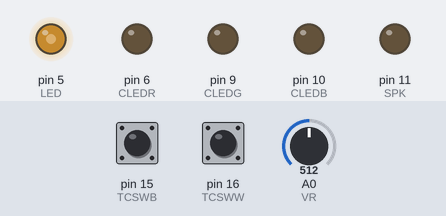
Simulated run of this sketch. Board: Arduino Uno, built with avr-gcc and run on an emulated ATmega328P. Parts: output pins drawn as LEDs (lit = HIGH). Dashed ring = blinking. Inputs (shaded band) come from the test bench; at power-on: pin 16 (TCSWW) HIGH, A0 (VR) = 512, pin 15 (TCSWB) LOW.

Above: at 1.2 s.
1.3 s: pin 16 (TCSWW) pulled LOW for 0.15 s
At 2.2 s:
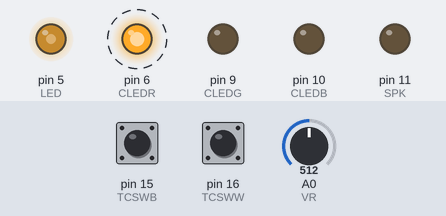
4.4 s: A0 (VR) set to 716
At 5.05 s:
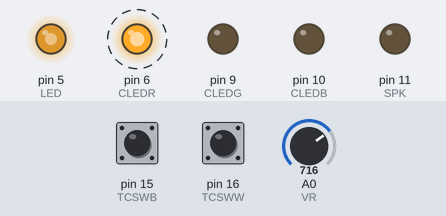
7.4 s: A0 (VR) set to 900
At 8.05 s:
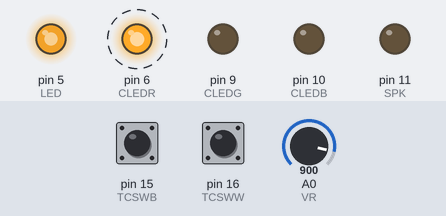
10.4 s: A0 (VR) set to 190
At 11.2 s:
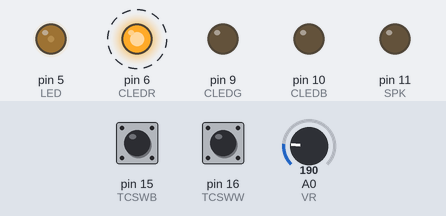
13.4 s: A0 (VR) set to 0
At 14.05 s:
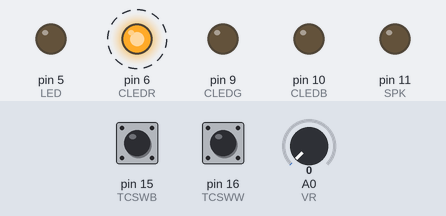
16.4 s: pin 15 (TCSWB) pulled HIGH for 0.15 s
At 16.4 s:
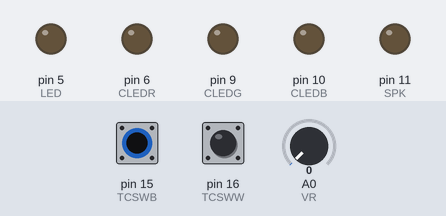
Timing chart, 0 to 19.0 s (numbered marks = the images above; inputs shaded):
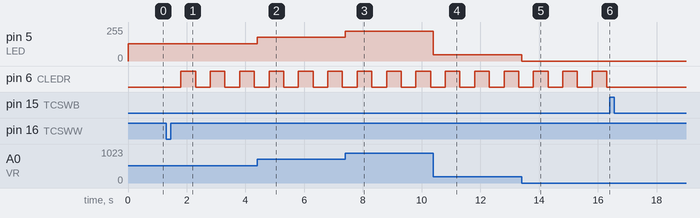

Measured:
- after the input at 1.3 s, pin 6 (CLEDR): alternates HIGH for 0.50 s and LOW for 0.50 s, starting after 0.50 s
- after the input at 4.4 s, pin 5 (LED): 128/255 → 179/255 at once
- after the input at 7.4 s, pin 5 (LED): 179/255 → 225/255 at once
- after the input at 10.4 s, pin 5 (LED): 225/255 → 47/255 at once
- after the input at 13.4 s, pin 5 (LED): 47/255 → 0/255 at once
- after the input at 16.4 s, pin 6 (CLEDR): stops changing and stays LOW

The sketch:

ou1.ino
```cpp
#define TCSWB 15
#define TCSWW 16
#define VR 0
#define LED 5
#define CLEDR 6
#define CLEDG 9
#define CLEDB 10
#define SPK 11

void setup()
{
    pinMode(TCSWB, INPUT);
    pinMode(TCSWW, INPUT);
    pinMode(SPK, OUTPUT);
    pinMode(LED, OUTPUT);
    pinMode(CLEDR, OUTPUT);
    pinMode(CLEDG, OUTPUT);
    pinMode(CLEDB, OUTPUT);

    Serial.begin(115200);
}

int tcsww_sw = 0;        //押している間は1、離している間は0
int tcsww_on_edge = 0;   //押した瞬間に1、その他は0
int tcsww_off_edge = 0;  //離した瞬間に1、その他は0
void tcsww_sense()
{
    static unsigned long time;

    tcsww_on_edge = 0;
    tcsww_off_edge = 0;
    if(millis() - time > 20) {
        time = millis();

        if(digitalRead(TCSWW) == LOW) {
            if(tcsww_sw == 0) {
                tcsww_on_edge = 1;
            }
            tcsww_sw = 1;
        } else {
            if(tcsww_sw == 1) {
                tcsww_off_edge = 1;
            }
            tcsww_sw = 0;
        }
    }
}

int tcswb_sw = 0;        //押している間は1、離している間は0
int tcswb_on_edge = 0;   //押した瞬間に1、その他は0
int tcswb_off_edge = 0;  //離した瞬間に1、その他は0
void tcswb_sense()
{
    static unsigned long time;

    tcswb_on_edge = 0;
    tcswb_off_edge = 0;
    if(millis() - time > 20) {
        time = millis();

        if(digitalRead(TCSWB) == HIGH) {
            if(tcswb_sw == 0) {
                tcswb_on_edge = 1;
            }
            tcswb_sw = 1;
        } else {
            if(tcswb_sw == 1) {
                tcswb_off_edge = 1;
            }
            tcswb_sw = 0;
        }
    }
}

void led_light(int r)
{
    analogWrite(LED, r);
}

void cled_light(int r, int g, int b)
{
    analogWrite(CLEDR, r);
    analogWrite(CLEDG, g);
    analogWrite(CLEDB, b);
}

void spk_ring(int hz)
{
    tone(SPK, hz);
}

void spk_ring(int hz, int ms)
{
    tone(SPK, hz, ms);
}

void spk_stop()
{
    noTone(SPK);
}

int vr_read()
{
    return analogRead(VR);
}
/********************************
 応用問題1　クリック，ダブルクリック
 タクトスイッチ白をクリックするとカラーLEDが赤で０．５秒間隔で点滅する。
 タクトスイッチ白をダブルクリックするとカラーLEDが緑で０．１秒間隔で点滅する。
 タクトスイッチ黒を押して離すと（押した瞬間），カラーLEDは消灯する。
 以上の動作は繰り返し実行できること。
 ********************************/
void loop()
{
    static int click_state = 0;
    static int state = 0;
    static unsigned long time = 0;
    static unsigned long click_time = 0;
    static int click_count = 0;
    static int vr;

    tcsww_sense();
    tcswb_sense();
    vr = vr_read();

    if(click_state == 0){
        if(tcsww_on_edge){
            click_state = 1;
            click_time = millis();
            click_count = 1;
        }
    }else if(click_state == 1){
        if(tcsww_on_edge){
            click_count++;
        }
        if(millis() - click_time > 500){
            if(click_count == 1){
                state = 1;
                click_time = millis();
            }else if(click_count == 2){
                state = 2;
                click_time = millis();
            }
            click_state = 0;
        }
    }

    if(state == 0){
        cled_light(0,0,0);
    }else if(state == 1){
        if(millis() - time < 500){
            cled_light(255,0,0);
        }else if(millis() - time < 1000){
            cled_light(0,0,0);
        }else{
            time = millis();
        }
        if(tcswb_on_edge){
            cled_light(0,0,0);
            state = 0;
        }
    }else if(state == 2){
        if(millis() - time < 100){
            cled_light(0,255,0);
        }else if(millis() - time < 200){
            cled_light(0,0,0);
        }else{
            time = millis();
        }
        if(tcswb_on_edge){
            cled_light(0,0,0);
            state = 0;
        }
    }

    led_light(vr / 4);
}
```
